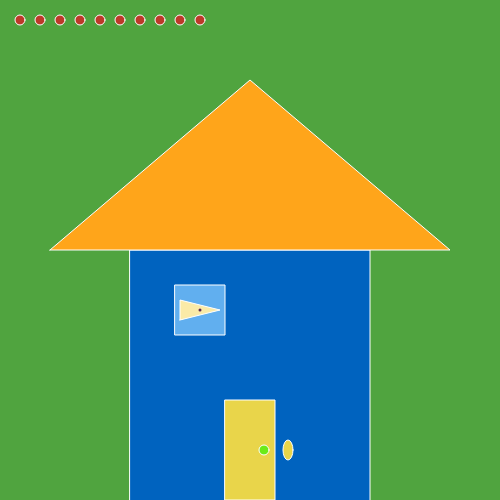
Frame 1 (no input)
Frame 60 (no input): identical to frame 1, image omitted
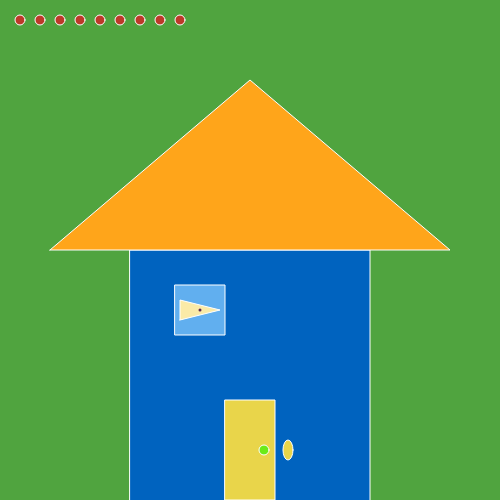
Frame 120 (the mouse pressed at the canvas centre since frame 60)

The p5.js sketch that drew these frames (run headless with seeded random() and noise() and a simulated clock; from frame 60 on, the mouse is pressed at the canvas centre):

// p5.js sketch
// ── sketch.js
var canvas;
let house;
let char;
let zombies = [];
let newZombieInterval;
let timer = 3000;
let timerSet = 3000;
let gameState;

function setup(){
    canvas = createCanvas(500,500);
    background(40);
    gameState = new gameActive();
    house = new House();
    char = new Character();
}

function draw(){
    if(gameState.getState() > 0){
        gameState.display();
    } else{
        background(80, 164, 63);
        checkKeys();
        house.draw();
        char.run();
        for (let i = 0; i < zombies.length; i++) {
            zombies[i].run();
        }
    
        for (let i = zombies.length - 1; i >= 0; i--) {
            if(zombies[i].remove){
                zombies.splice(i, 1);
            }
        }
    
        if(timer < 0){
            timer = timerSet;
            timerSet -= 30;
            if(timerSet < 500){
                timerSet = 500;
            }
            addZombie();
        } else{
            timer -= 100/6;
        }

        gameState.checkExit();
    }
}

function checkKeys(){
    if(keyIsDown(UP_ARROW)){
        char.vel.y = -3;
    }
    if(keyIsDown(DOWN_ARROW)){
        char.vel.y = 3;
    }
    if(keyIsDown(LEFT_ARROW)){
        char.vel.x = -3;
    }
    if(keyIsDown(RIGHT_ARROW)){
        char.vel.x = 3;
    }
    if(!keyIsPressed){
        char.vel.x = 0;
        char.vel.y = 0;
    }
}

function addZombie(){
    if(zombies.length < 15){
        let side = floor(random(4));
        let x,y;

        switch(side){
            case 0:
            x = 0
            y = random(height);
            break;
            case 1:
            x = random(width);
            y = 0;
            break;
            case 2:
            x = width
            y = random(height);
            break;
            case 3:
            x = random(width)
            y = height;
            break;
            default:
            break;
        }


        zombies.push(new Zombie(x, y));
    }
}

function keyPressed(){
    if(key == ' '){
        zombies.push(new Zombie(width, height));
    }
}

function mousePressed(){
    zombies.push(new Zombie(mouseX, mouseY));
}

function gameActive(){
    
    this.change = function(){

    }

    this.checkExit = function(){
        if(char.health <= 0){
            gameState = new gameLost();
        }

    }

    this.getState = function(){
        return 0;
    }

    this.display = function(){

    }
}

function gameWon(){
    this.getState = function(){
        return 1;
    }

    this.display = function(){
        background(0);
        resetMatrix();

        textSize(100);
        textAlign(CENTER);
        text("You Win!", width/2, height/2);

    };
}

function gameLost(){
    this.getState = function(){
        return 2;
    }

    this.display = function(){
        background(0);
        resetMatrix();

        textSize(100);
        textAlign(CENTER);
        text("You Lose :(", width/2, height/2);
    };
}

function resetGame(){
    translate(0, height*3);
    if(windowWidth > 600){
        canvas = createCanvas(600,windowHeight*2/3);
    } else{
        canvas = createCanvas(windowWidth - 32,windowHeight*2/3);
    }
    canvas.parent(select('#gameCanvas'));
    seed = new Seed();
    tumble = new Tumble();
    finishZone = new FinishZone();
    gameState = new gameActive();
    holes = [];//reset holes
    itemSquares = [];

    generateHoles();
    generateItemSquares();
}
// ── Character.js
class Character{
    constructor(){
        this.health = 10;
        this.pos = createVector(200, 310);
        this.vel = createVector(0,0);
        this.cloakTimer = 0;
        this.cloakActive = false;
        this.score = 0;
    }

    run(){
        this.update();
        this.draw();
    }

    update(){
        this.pos.x += this.vel.x;
        this.pos.y += this.vel.y;

        if(this.pos.x < 275 && this.pos.x > 225 && this.pos.y > 400 && this.pos.y < 500){
            this.activateCloaking();
        }
        if(this.cloakActive){
            this.cloaking();
        }
        this.bounds();
    }

    draw(){
        this.drawHealth();

        this.drawSelf();
    }

    drawSelf(){
        push();
        strokeWeight(1);
        translate(this.pos.x, this.pos.y);
        rotate(this.vel.heading() + PI/2);
        if(this.cloakActive){
            fill(235, 235, 235);
        } else{
            fill(250, 234, 167);
        }
        beginShape();
        vertex(10, 20);
        vertex(0,-20);
        vertex(-10, 20);
        endShape(CLOSE);
        strokeWeight(3);
        stroke(94, 42, 85);
        point(0,0);
        pop();
    }

    drawHealth(){
        fill(189, 57, 41);
        let yPos = 20;
        let xPos = 20;
        let xOffset = 20;
        for (let i = 0; i < this.health; i++) {
            ellipse(xPos + (xOffset * i), yPos, 10,10);
        }
    }

    bounds(){
        if(this.pos.x > width) this.pos.x = 0;
        if(this.pos.x < 0) this.pos.x = width;
        if(this.pos.y > height) this.pos.y = 0;
        if(this.pos.y < 0) this.pos.y = height;
    }

    activateCloaking(){
        let cloakLength = 60 * 5;
        this.cloakActive = true;
        this.cloakTimer = cloakLength;
    }

    cloaking(){
        if(!this.cloakActive) return;

        if(this.cloakTimer > 0){
            this.cloakTimer -= 1;
        } else{
            this.cloakActive = false;
            this.cloakTimer = 0;
        }
    }
}
// ── House.js
class House{
    constructor(){

    }

    draw(){
        stroke(255);
        //house
        fill(0, 99, 191);
        rect(130,250, 240, 300);
    
        //roof
        fill(255, 165, 26);
        beginShape();
        vertex(50, 250);
        vertex(250, 80);
        vertex(450, 250);
        endShape(CLOSE);
        //door
        fill(233, 213, 74);
        rect(225, height-100, 50, 100);
    
        //doorbell
        ellipse(288, 450, 10, 20);
    
        //door knob
        fill(106, 235, 24);
        ellipse(264, 450, 10, 10);
    
    
        //window
        fill(97, 175, 239);
        rect(175,285,50,50);
    }
}
// ── Zombie.js
class Zombie{
    constructor(x,y){
        this.pos = createVector(x,y);
        this.vel = createVector(0,0);
        this.acc = createVector(0,0);
        this.maxSpeed = 1.5;
        this.dying = false;
        this.deathTimer = 500;
        this.remove = false;
    }
    run(){
        if(char.cloakActive){
            this.applyForce(p5.Vector.random2D().normalize().mult(0));
        } else{
            this.follow(char);
        }
        this.checkWindow();
        this.checkPlayer();
        this.update();
        this.draw();
    }

    applyForce(force){
        this.acc.add(force);
    }

    follow(t){
        let target = t.pos;
        var desired = p5.Vector.sub(target, this.pos);
        desired.setMag(this.maxSpeed);

        var steering = p5.Vector.sub(desired, this.vel);
        steering.limit(this.maxForce);
        
        this.applyForce(steering);
    }

    draw(){
        push();
        translate(this.pos.x, this.pos.y);
        rotate(this.vel.heading() + PI/2);
        if(this.dying){
            fill(148, 151, 159);
            ellipse();
        } else{
            fill(83, 102, 59);
            beginShape();
            vertex(-10,0);
            vertex(0,10);
            vertex(10,0);
            endShape(CLOSE);
        }
        pop();
    }

    update(){
        if(this.dying){
            this.deathTimer -= 1;

            if(this.deathTimer < 0){
                this.remove = true;
            }
        }
        this.vel.add(this.acc);
        this.pos.add(this.vel);

        this.acc.mult(0);
    }

    checkWindow(){
        if(this.pos.x < 225&&
            this.pos.x > 175&&
            this.pos.y < 335&&
            this.pos.y > 285){
                this.dying = true;
            }
    }

    checkPlayer(){
        if(char.pos.x - 10 < this.pos.x &&
            char.pos.x + 10 > this.pos.x &&
            char.pos.y - 10 < this.pos.y &&
            char.pos.y + 10 > this.pos.y){
                console.log('happening');
            char.health -= 1;
            this.remove = true;
        }
    }
}
